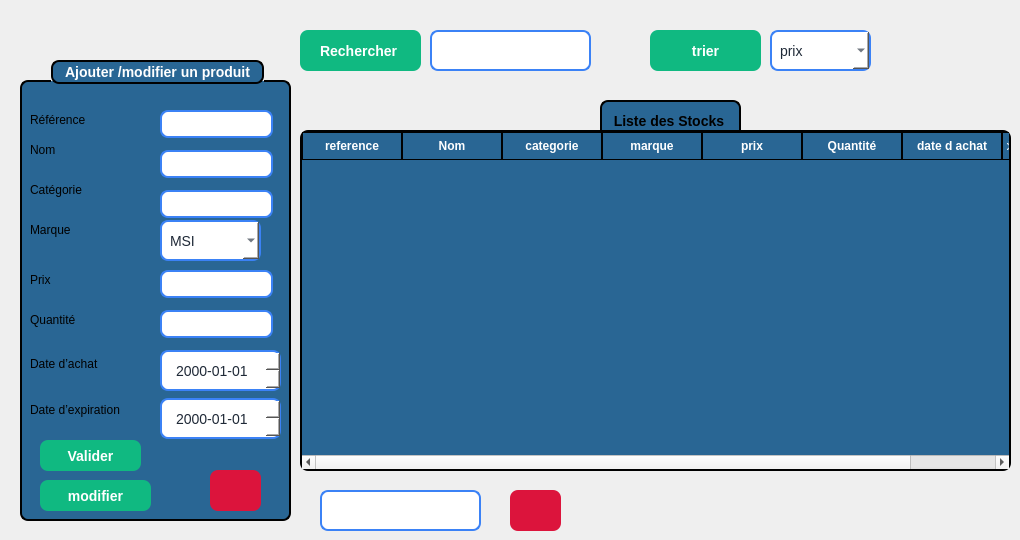
      <widget class="QWidget" name="page_12">
       <widget class="QComboBox" name="comboBox_8">
        <property name="geometry">
         <rect>
          <x>770</x>
          <y>30</y>
          <width>101</width>
          <height>41</height>
         </rect>
        </property>
        <property name="styleSheet">
         <string notr="true">QComboBox {
    background-color: rgb(255, 255, 255);   /* white background */
    color: #1f2937;                         /* selected text color */
    border: 2px solid #3b82f6;              /* blue border */
    border-radius: 8px;
    font-size: 14px;
    padding: 4px 8px;
}

/* Dropdown list styling */
QComboBox QAbstractItemView {
    background-color: rgb(255, 255, 255);
    color: #1f2937;
    selection-background-color: #3b82f6;
    selection-color: white;
}

/* Make the arrow black */
QComboBox::down-arrow {
    width: 12px;
    height: 12px;
    image: none; 
                      /* remove default image */
	background-color: rgb(0, 170, 255);
    border-left: 6px solid transparent;
    border-right: 6px solid transparent;
    border-top: 6px solid black;       /* black arrow */
}</string>
        </property>
        <item>
         <property name="text">
          <string>prix</string>
         </property>
        </item>
        <item>
         <property name="text">
          <string>date d'achat</string>
         </property>
        </item>
       </widget>
       <widget class="QPushButton" name="pushButton_19">
        <property name="geometry">
         <rect>
          <x>650</x>
          <y>30</y>
          <width>111</width>
          <height>41</height>
         </rect>
        </property>
        <property name="styleSheet">
         <string notr="true">QPushButton {
    background-color: #10b981;   /* normal state */
    color: white;
    border: none;
    border-radius: 8px;
    padding: 8px 20px;
    font-size: 14px;
    font-weight: bold;
}

QPushButton:hover {
    background-color: #059669;   /* darker on hover */
}</string>
        </property>
        <property name="text">
         <string>trier</string>
        </property>
       </widget>
       <widget class="QLineEdit" name="lineEdit_strech">
        <property name="geometry">
         <rect>
          <x>430</x>
          <y>30</y>
          <width>161</width>
          <height>41</height>
         </rect>
        </property>
        <property name="styleSheet">
         <string notr="true">QLineEdit {
    /* dark background */
	background-color: rgb(255, 255, 255);
    color: #1f2937;              /* typed text color */
    border: 2px solid #3b82f6;   /* blue border */
    border-radius: 8px;

    font-size: 14px;
}

QLineEdit::placeholder {
    color: white;                /* placeholder text color */
}</string>
        </property>
       </widget>
       <widget class="QPushButton" name="pushButton_20">
        <property name="geometry">
         <rect>
          <x>300</x>
          <y>30</y>
          <width>121</width>
          <height>41</height>
         </rect>
        </property>
        <property name="styleSheet">
         <string notr="true">QPushButton {
    background-color: #10b981;   /* normal state */
    color: white;
    border: none;
    border-radius: 8px;
    padding: 8px 20px;
    font-size: 14px;
    font-weight: bold;
}

QPushButton:hover {
    background-color: #059669;   /* darker on hover */
}</string>
        </property>
        <property name="text">
         <string>Rechercher </string>
        </property>
       </widget>
       <widget class="QTableWidget" name="tableWidgetstock">
        <property name="geometry">
         <rect>
          <x>300</x>
          <y>130</y>
          <width>711</width>
          <height>341</height>
         </rect>
        </property>
        <property name="styleSheet">
         <string notr="true">QTableWidget {
    background-color: rgb(41, 102, 148);   /* blue background */
    border: 2px solid black;
    border-radius: 8px;
    font-weight: bold;
    font-size: 14px;
    gridline-color: black;                 /* cell grid lines */
    color: white;                          
    selection-background-color: #10b981;
    selection-color: white;
    outline: 0;
}

QTableWidget::item {
    border: 1px solid black;               /* give each cell a border */
    padding: 4px;
}

QHeaderView::section {
    background-color: rgb(41, 102, 148);
    color: white;
    border: 1px solid black;              /* column header border */
    padding: 4px;
    font-weight: bold;
}
Elyes
combo box
Elyes
QComboBox {
    background-color: rgb(255, 255, 255);   /* white background */
    color: #1f2937;                         /* selected text color */
    border: 2px solid #3b82f6;              /* blue border */
    border-radius: 8px;
    font-size: 14px;
    padding: 4px 8px;
}

/* Dropdown list styling */
QComboBox QAbstractItemView {
    background-color: rgb(255, 255, 255);
    color: #1f2937;
    selection-background-color: #3b82f6;
    selection-color: white;
}

/* Make the arrow black */
QComboBox::down-arrow {
    width: 12px;
    height: 12px;
    image: none; 
                      /* remove default image */
	background-color: rgb(0, 170, 255);
    border-left: 6px solid transparent;
    border-right: 6px solid transparent;
    border-top: 6px solid black;       /* black arrow */
}</string>
        </property>
        <column>
         <property name="text">
          <string>reference</string>
         </property>
        </column>
        <column>
         <property name="text">
          <string>Nom</string>
         </property>
        </column>
        <column>
         <property name="text">
          <string>categorie</string>
         </property>
        </column>
        <column>
         <property name="text">
          <string>marque</string>
         </property>
        </column>
        <column>
         <property name="text">
          <string>prix</string>
         </property>
        </column>
        <column>
         <property name="text">
          <string>Quantité</string>
         </property>
        </column>
        <column>
         <property name="text">
          <string>date d achat</string>
         </property>
        </column>
        <column>
         <property name="text">
          <string>date d expiration</string>
         </property>
        </column>
       </widget>
       <widget class="QLineEdit" name="lineEdit_stocksupp">
        <property name="geometry">
         <rect>
          <x>320</x>
          <y>490</y>
          <width>161</width>
          <height>41</height>
         </rect>
        </property>
        <property name="styleSheet">
         <string notr="true">QLineEdit {
    /* dark background */
	background-color: rgb(255, 255, 255);
    color: #1f2937;              /* typed text color */
    border: 2px solid #3b82f6;   /* blue border */
    border-radius: 8px;

    font-size: 14px;
}

QLineEdit::placeholder {
    color: white;                /* placeholder text color */
}</string>
        </property>
       </widget>
       <widget class="QGroupBox" name="groupBox_9">
        <property name="geometry">
         <rect>
          <x>20</x>
          <y>60</y>
          <width>271</width>
          <height>461</height>
         </rect>
        </property>
        <property name="styleSheet">
         <string notr="true">QGroupBox {
    background-color: rgb(41, 102, 148);   /* blue background */
    border: 2px solid black;               /* black border, 2px wide */
    border-radius: 8px;                    /* rounded corners */
    margin-top: 20px;                      /* space for the title */
    color: white;                          /* title text color */
    font-weight: bold;
    font-size: 14px;
}

QGroupBox::title {
 border: 2px solid black;               /* black border, 2px wide */
    border-radius: 8px;     
background-color: rgb(41, 102, 148);
    subcontrol-origin: margin;
    subcontrol-position: top center;       /* title centered */
    padding: 2px 10px;
}</string>
        </property>
        <property name="title">
         <string>Ajouter /modifier un produit</string>
        </property>
        <widget class="QLabel" name="label_66">
         <property name="geometry">
          <rect>
           <x>10</x>
           <y>250</y>
           <width>91</width>
           <height>20</height>
          </rect>
         </property>
         <property name="styleSheet">
          <string notr="true">background-color: rgb(41, 102, 148);</string>
         </property>
         <property name="text">
          <string>Quantité</string>
         </property>
        </widget>
        <widget class="QLineEdit" name="lineEdit_prix">
         <property name="geometry">
          <rect>
           <x>140</x>
           <y>210</y>
           <width>113</width>
           <height>28</height>
          </rect>
         </property>
         <property name="styleSheet">
          <string notr="true">QLineEdit {
    /* dark background */
	background-color: rgb(255, 255, 255);
    color: #1f2937;              /* typed text color */
    border: 2px solid #3b82f6;   /* blue border */
    border-radius: 8px;

    font-size: 14px;
}

QLineEdit::placeholder {
    color: white;                /* placeholder text color */
}</string>
         </property>
        </widget>
        <widget class="QLabel" name="label_67">
         <property name="geometry">
          <rect>
           <x>10</x>
           <y>290</y>
           <width>111</width>
           <height>41</height>
          </rect>
         </property>
         <property name="styleSheet">
          <string notr="true">background-color: rgb(41, 102, 148);</string>
         </property>
         <property name="text">
          <string>Date d’achat
</string>
         </property>
        </widget>
        <widget class="QLabel" name="label_68">
         <property name="geometry">
          <rect>
           <x>10</x>
           <y>210</y>
           <width>63</width>
           <height>20</height>
          </rect>
         </property>
         <property name="styleSheet">
          <string notr="true">background-color: rgb(41, 102, 148);</string>
         </property>
         <property name="text">
          <string>Prix</string>
         </property>
        </widget>
        <widget class="QLabel" name="label_70">
         <property name="geometry">
          <rect>
           <x>10</x>
           <y>340</y>
           <width>121</width>
           <height>20</height>
          </rect>
         </property>
         <property name="styleSheet">
          <string notr="true">background-color: rgb(41, 102, 148);</string>
         </property>
         <property name="text">
          <string>Date d’expiration</string>
         </property>
        </widget>
        <widget class="QLineEdit" name="lineEdit_quantite">
         <property name="geometry">
          <rect>
           <x>140</x>
           <y>250</y>
           <width>113</width>
           <height>28</height>
          </rect>
         </property>
         <property name="styleSheet">
          <string notr="true">QLineEdit {
    /* dark background */
	background-color: rgb(255, 255, 255);
    color: #1f2937;              /* typed text color */
    border: 2px solid #3b82f6;   /* blue border */
    border-radius: 8px;

    font-size: 14px;
}

QLineEdit::placeholder {
    color: white;                /* placeholder text color */
}</string>
         </property>
        </widget>
        <widget class="QPushButton" name="pushButton_21">
         <property name="geometry">
          <rect>
           <x>20</x>
           <y>380</y>
           <width>101</width>
           <height>31</height>
          </rect>
         </property>
         <property name="styleSheet">
          <string notr="true">QPushButton {
    background-color: #10b981;   /* normal state */
    color: white;
    border: none;
    border-radius: 8px;
    padding: 8px 20px;
    font-size: 14px;
    font-weight: bold;
}

QPushButton:hover {
    background-color: #059669;   /* darker on hover */
}</string>
         </property>
         <property name="text">
          <string>Valider</string>
         </property>
        </widget>
        <widget class="QLabel" name="label_71">
         <property name="geometry">
          <rect>
           <x>10</x>
           <y>50</y>
           <width>81</width>
           <height>20</height>
          </rect>
         </property>
         <property name="styleSheet">
          <string notr="true">background-color: rgb(41, 102, 148);</string>
         </property>
         <property name="text">
          <string>Référence</string>
         </property>
        </widget>
        <widget class="QLabel" name="label_72">
         <property name="geometry">
          <rect>
           <x>10</x>
           <y>80</y>
           <width>63</width>
           <height>20</height>
          </rect>
         </property>
         <property name="styleSheet">
          <string notr="true">background-color: rgb(41, 102, 148);</string>
         </property>
         <property name="text">
          <string>Nom</string>
         </property>
        </widget>
        <widget class="QLabel" name="label_73">
         <property name="geometry">
          <rect>
           <x>10</x>
           <y>120</y>
           <width>71</width>
           <height>20</height>
          </rect>
         </property>
         <property name="styleSheet">
          <string notr="true">background-color: rgb(41, 102, 148);</string>
         </property>
         <property name="text">
          <string>Catégorie</string>
         </property>
        </widget>
        <widget class="QLabel" name="label_74">
         <property name="geometry">
          <rect>
           <x>10</x>
           <y>160</y>
           <width>63</width>
           <height>20</height>
          </rect>
         </property>
         <property name="styleSheet">
          <string notr="true">background-color: rgb(41, 102, 148);</string>
         </property>
         <property name="text">
          <string>Marque</string>
         </property>
        </widget>
        <widget class="QLineEdit" name="lineEdit_reference">
         <property name="geometry">
          <rect>
           <x>140</x>
           <y>50</y>
           <width>113</width>
           <height>28</height>
          </rect>
         </property>
         <property name="styleSheet">
          <string notr="true">QLineEdit {
    /* dark background */
	background-color: rgb(255, 255, 255);
    color: #1f2937;              /* typed text color */
    border: 2px solid #3b82f6;   /* blue border */
    border-radius: 8px;

    font-size: 14px;
}

QLineEdit::placeholder {
    color: white;                /* placeholder text color */
}</string>
         </property>
         <property name="text">
          <string/>
         </property>
        </widget>
        <widget class="QLineEdit" name="lineEdit_nom">
         <property name="geometry">
          <rect>
           <x>140</x>
           <y>90</y>
           <width>113</width>
           <height>28</height>
          </rect>
         </property>
         <property name="styleSheet">
          <string notr="true">QLineEdit {
    /* dark background */
	background-color: rgb(255, 255, 255);
    color: #1f2937;              /* typed text color */
    border: 2px solid #3b82f6;   /* blue border */
    border-radius: 8px;

    font-size: 14px;
}

QLineEdit::placeholder {
    color: white;                /* placeholder text color */
}
</string>
         </property>
        </widget>
        <widget class="QLineEdit" name="lineEdit_categorie">
         <property name="geometry">
          <rect>
           <x>140</x>
           <y>130</y>
           <width>113</width>
           <height>28</height>
          </rect>
         </property>
         <property name="styleSheet">
          <string notr="true">QLineEdit {
    /* dark background */
	background-color: rgb(255, 255, 255);
    color: #1f2937;              /* typed text color */
    border: 2px solid #3b82f6;   /* blue border */
    border-radius: 8px;

    font-size: 14px;
}

QLineEdit::placeholder {
    color: white;                /* placeholder text color */
}</string>
         </property>
        </widget>
        <widget class="QPushButton" name="annulerajout_6">
         <property name="geometry">
          <rect>
           <x>190</x>
           <y>410</y>
           <width>51</width>
           <height>41</height>
          </rect>
         </property>
         <property name="styleSheet">
          <string notr="true">QPushButton {

	background-color: rgb(220, 20, 60);
	
    color: white;
    border: none;
    border-radius: 8px;
    padding: 8px 20px;
    font-size: 14px;
    font-weight: bold;
}

QPushButton:hover {
      /* darker on hover */
	background-color: rgb(140, 0, 0);
}
</string>
         </property>
         <property name="text">
          <string/>
         </property>
         <property name="icon">
          <iconset theme="QIcon::ThemeIcon::EditClear"/>
         </property>
        </widget>
        <widget class="QPushButton" name="pushButton">
         <property name="geometry">
          <rect>
           <x>20</x>
           <y>420</y>
           <width>111</width>
           <height>31</height>
          </rect>
         </property>
         <property name="styleSheet">
          <string notr="true">QPushButton {
    background-color: #10b981;   /* normal state */
    color: white;
    border: none;
    border-radius: 8px;
    padding: 8px 20px;
    font-size: 14px;
    font-weight: bold;
}

QPushButton:hover {
    background-color: #059669;   /* darker on hover */
}</string>
         </property>
         <property name="text">
          <string>modifier</string>
         </property>
        </widget>
        <widget class="QComboBox" name="comboBox">
         <property name="geometry">
          <rect>
           <x>140</x>
           <y>160</y>
           <width>101</width>
           <height>41</height>
          </rect>
         </property>
         <property name="styleSheet">
          <string notr="true">QComboBox {
    background-color: rgb(255, 255, 255);   /* white background */
    color: #1f2937;                         /* selected text color */
    border: 2px solid #3b82f6;              /* blue border */
    border-radius: 8px;
    font-size: 14px;
    padding: 4px 8px;
}

/* Dropdown list styling */
QComboBox QAbstractItemView {
    background-color: rgb(255, 255, 255);
    color: #1f2937;
    selection-background-color: #3b82f6;
    selection-color: white;
}

/* Make the arrow black */
QComboBox::down-arrow {
    width: 12px;
    height: 12px;
    image: none; 
                      /* remove default image */
	background-color: rgb(0, 170, 255);
    border-left: 6px solid transparent;
    border-right: 6px solid transparent;
    border-top: 6px solid black;       /* black arrow */
}</string>
         </property>
         <item>
          <property name="text">
           <string>MSI</string>
          </property>
         </item>
         <item>
          <property name="text">
           <string>Lenovo</string>
          </property>
         </item>
         <item>
          <property name="text">
           <string>Samsung</string>
          </property>
         </item>
         <item>
          <property name="text">
           <string>LG</string>
          </property>
         </item>
         <item>
          <property name="text">
           <string>Sony</string>
          </property>
         </item>
         <item>
          <property name="text">
           <string>Apple</string>
          </property>
         </item>
         <item>
          <property name="text">
           <string>Crucial</string>
          </property>
         </item>
         <item>
          <property name="text">
           <string>Vivo</string>
          </property>
         </item>
        </widget>
        <widget class="QDateEdit" name="dateEdit_2">
         <property name="geometry">
          <rect>
           <x>140</x>
           <y>290</y>
           <width>121</width>
           <height>41</height>
          </rect>
         </property>
         <property name="styleSheet">
          <string notr="true">QDateEdit {
    background-color: rgb(255, 255, 255);
    color: #1f2937;              /* typed text color */
    border: 2px solid #3b82f6;   /* blue border */
    border-radius: 8px;
    padding: 8px 12px;
    font-size: 14px;
}

QDateEdit:focus {
    border: 2px solid #2563EB;        /* bleu quand focus */
    background-color: #F3F4F6;        /* léger gris */
}

/* Bouton flèche */
QDateEdit::drop-down {
    border: none;
    width: 20px;
    background-color: #2563EB;        /* bouton bleu */
    border-top-right-radius: 6px;
    border-bottom-right-radius: 6px;
}

QDateEdit::down-arrow {
    image: url(:/icons/arrow-down.png);  /* icône optionnelle */
    width: 12px;
    height: 12px;
}
</string>
         </property>
         <property name="displayFormat">
          <string>yyyy-MM-dd</string>
         </property>
        </widget>
        <widget class="QDateEdit" name="dateEdit_4">
         <property name="geometry">
          <rect>
           <x>140</x>
           <y>338</y>
           <width>121</width>
           <height>41</height>
          </rect>
         </property>
         <property name="styleSheet">
          <string notr="true">QDateEdit {
    background-color: rgb(255, 255, 255);
    color: #1f2937;              /* typed text color */
    border: 2px solid #3b82f6;   /* blue border */
    border-radius: 8px;
    padding: 8px 12px;
    font-size: 14px;
}

QDateEdit:focus {
    border: 2px solid #2563EB;        /* bleu quand focus */
    background-color: #F3F4F6;        /* léger gris */
}

/* Bouton flèche */
QDateEdit::drop-down {
    border: none;
    width: 20px;
    background-color: #2563EB;        /* bouton bleu */
    border-top-right-radius: 6px;
    border-bottom-right-radius: 6px;
}

QDateEdit::down-arrow {
    image: url(:/icons/arrow-down.png);  /* icône optionnelle */
    width: 12px;
    height: 12px;
}
</string>
         </property>
         <property name="displayFormat">
          <string>yyyy-MM-dd</string>
         </property>
        </widget>
       </widget>
       <widget class="QLabel" name="image_7">
        <property name="geometry">
         <rect>
          <x>900</x>
          <y>20</y>
          <width>91</width>
          <height>81</height>
         </rect>
        </property>
        <property name="text">
         <string/>
        </property>
        <property name="pixmap">
         <pixmap>../Gstock/images/logo.png</pixmap>
        </property>
       </widget>
       <widget class="QLabel" name="label_75">
        <property name="geometry">
         <rect>
          <x>600</x>
          <y>100</y>
          <width>141</width>
          <height>41</height>
         </rect>
        </property>
        <property name="styleSheet">
         <string notr="true">QLabel{
 border: 2px solid black;   /* blue border */
    border-radius: 8px;
 font-weight: bold;
    font-size: 14px;
background-color: rgb(41, 102, 148);}</string>
        </property>
        <property name="text">
         <string>  Liste des Stocks</string>
        </property>
       </widget>
       <widget class="QPushButton" name="pushButton_22">
        <property name="geometry">
         <rect>
          <x>510</x>
          <y>490</y>
          <width>51</width>
          <height>41</height>
         </rect>
        </property>
        <property name="styleSheet">
         <string notr="true">QPushButton {

	background-color: rgb(220, 20, 60);
	
    color: white;
    border: none;
    border-radius: 8px;
    padding: 8px 20px;
    font-size: 14px;
    font-weight: bold;
}

QPushButton:hover {
      /* darker on hover */
	background-color: rgb(140, 0, 0);
}</string>
        </property>
        <property name="text">
         <string/>
        </property>
        <property name="icon">
         <iconset theme="QIcon::ThemeIcon::EditDelete"/>
        </property>
       </widget>
       <zorder>label_75</zorder>
       <zorder>comboBox_8</zorder>
       <zorder>pushButton_19</zorder>
       <zorder>lineEdit_strech</zorder>
       <zorder>pushButton_20</zorder>
       <zorder>tableWidgetstock</zorder>
       <zorder>lineEdit_stocksupp</zorder>
       <zorder>groupBox_9</zorder>
       <zorder>image_7</zorder>
       <zorder>pushButton_22</zorder>
      </widget>
